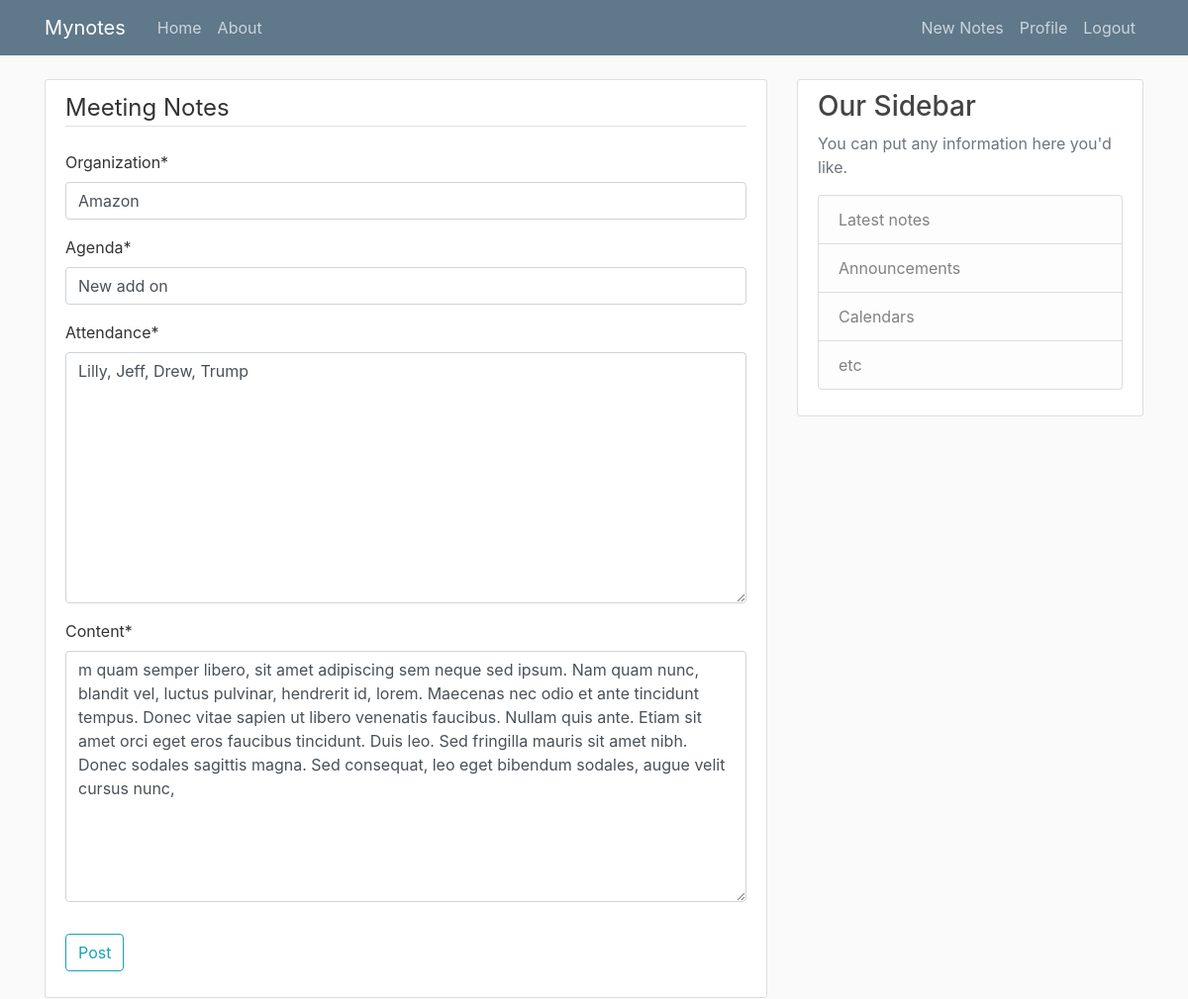
The app's page /post/5/update/ (signed in) with its own data.
### Mynotes/models.py (models this page shows, shortened)
class Post(models.Model):
    organization = models.CharField(max_length=100)
    agenda = models.CharField(max_length=300)
    author = models.ForeignKey(User, on_delete=models.CASCADE)
    attendance = models.TextField()
    content =  models.TextField()
    date_posted = models.DateTimeField(default=timezone.now)

### Mynotes/views.py (the view, shortened to what this page needs)
# urls.py: path('post/<int:pk>/update/', PostUpdateView.as_view(), name='post-update'),
class PostUpdateView(LoginRequiredMixin, UserPassesTestMixin, UpdateView):
    model = Post
    fields = ['organization','agenda', 'attendance', 'content']
    def test_func(self):
        post = self.get_object()
        if self.request.user == post.author:
            return True
        return False

### Mynotes/templates/Mynotes/post_form.html (shortened to what this page needs)
{% extends "Mynotes/base.html" %}
{% load crispy_forms_tags %}
{% block content %}
    <div class="content-section">
        <form method="POST">
            <fieldset class="form-group">
                <legend class="border-bottom mb-4">Meeting Notes</legend>
                {{ form|crispy }}
            </fieldset>
            <div class="form-group">
                <button class="btn btn-outline-info" type="submit">Post</button>
            </div>
        </form>
    </div>
{% endblock content %}

### Mynotes/static/Mynotes/main.css (style rules this page uses)
body { background: #fafafa; color: #333333; margin-top: 5rem; }
.content-section { background: #ffffff; padding: 10px 20px; border: 1px solid #dddddd; border-radius: 3px; margin-bottom: 20px; }

### records on screen
Post: organization "Amazon", agenda "New add on", attendance "Lilly, Jeff, Drew, Trump", content "m quam semper libero, sit amet adipiscing sem neque sed ipsum. Nam quam nunc, blandit vel, luctus pulvinar, hendrerit id, lorem. Maecenas nec odio et ante tincidunt tempus. Donec vitae sapien ut libero venenatis faucibus. Nullam quis ante. Etiam sit amet orci eget eros faucibus tincidunt. Duis leo. Sed fringilla mauris sit amet nibh. Donec sodales sagittis magna. Sed consequat, leo eget bibendum sodales, augue velit cursus nunc,"
